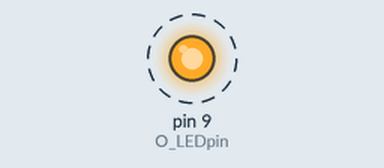
This sketch was run on a simulated Arduino Uno, built with avr-gcc and run on an emulated ATmega328P. Shown: output pins drawn as LEDs (lit = HIGH). Dashed ring = blinking.

Above: at 0.5 s.
Timing chart, 0 to 4.6 s (numbered marks = the images above):
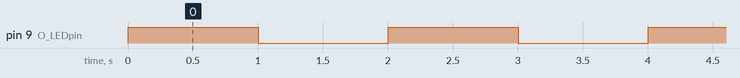

Measured:
- by itself, pin 9 (O_LEDpin): alternates HIGH for 1.0 s and LOW for 1.0 s

The sketch:

code.ino
```cpp
// C++ code
//
int O_LEDpin=9;
//one time variable
void setup()
{
  pinMode(O_LEDpin, OUTPUT);
}

void loop()
{
  digitalWrite(O_LEDpin, HIGH);
  delay(1000); // Wait for 1000 millisecond(s)
  digitalWrite(O_LEDpin, LOW);
  delay(1000); // Wait for 1000 millisecond(s)
}
```
